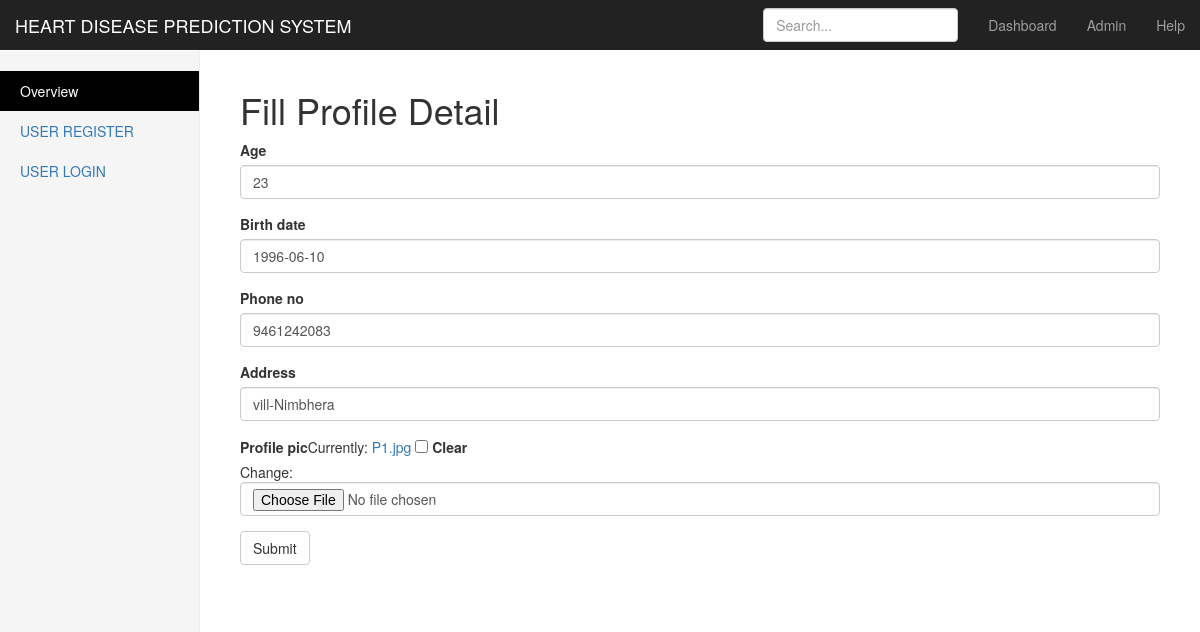
The app's page /hdps/2/update, older data.
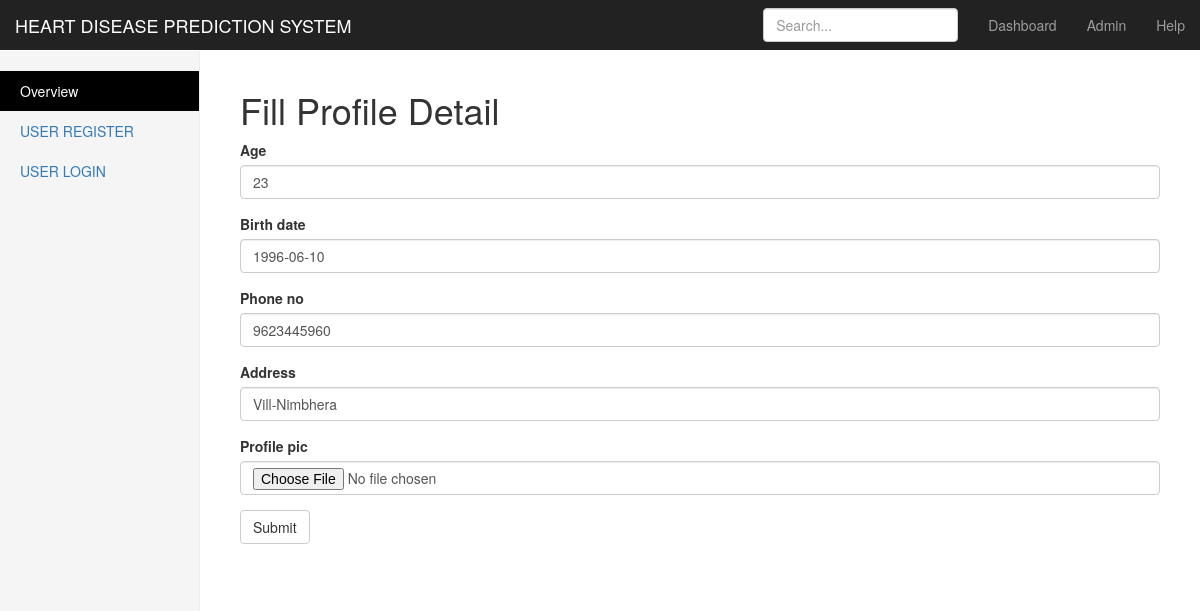
The same page, newer data.
### hdps/models.py (models this page shows, shortened)
class Profile(models.Model):
    user = models.OneToOneField(settings.AUTH_USER_MODEL, primary_key = True,on_delete=models.CASCADE)
    age = models.IntegerField(blank=True,null=True)
    birth_date = models.DateField(null=True, blank=True)
    phone_no = models.IntegerField()
    address = models.CharField(max_length=30, blank=True)
    profile_pic = models.ImageField(blank=True,null=True)

### hdps/views.py (the view, shortened to what this page needs)
# urls.py: path('<int:pk>/update',views.ProfileUpdateView.as_view(),name='profile-update'),
class ProfileUpdateView(UpdateView):
    model = Profile
    form_class = ProfileModelForm
    template_name = 'profile_form.html'
    def get_object(self):
        id_ = self.request.user.id
        return super().get_object()

### hdps/forms.py
class ProfileModelForm(forms.ModelForm):
    class Meta:
        model = Profile
        exclude = ['user']

### hdps/templates/profile_form.html (shortened to what this page needs)
<!DOCTYPE html>
{% extends 'home.html' %}
{% load bootstrap4 %}
{% block body_block %}
<div class="col-sm-9 col-sm-offset-3 col-md-10 col-md-offset-2 main">
    <h1> Fill Profile Detail </h1>
    <form method='POST' enctype="multipart/form-data">
      {% bootstrap_form form %}
    <input class="btn btn-default" type="submit" value="Submit">
    </form>
    </div>
    {% endblock %}

Row changes from the older to the newer data that the page shows:
changed Profile: phone_no "9461242083" → "9623445960"; address "vill-Nimbhera" → "Vill-Nimbhera"
Text that changed along with them:
form field bootstrap_form: "☐" → (not shown)
text no longer shown: "Age Birth date Phone no Address Profile pic Currently: P1.jpg Clear Change:"
text now shown: "Age Birth date Phone no Address Profile pic"
